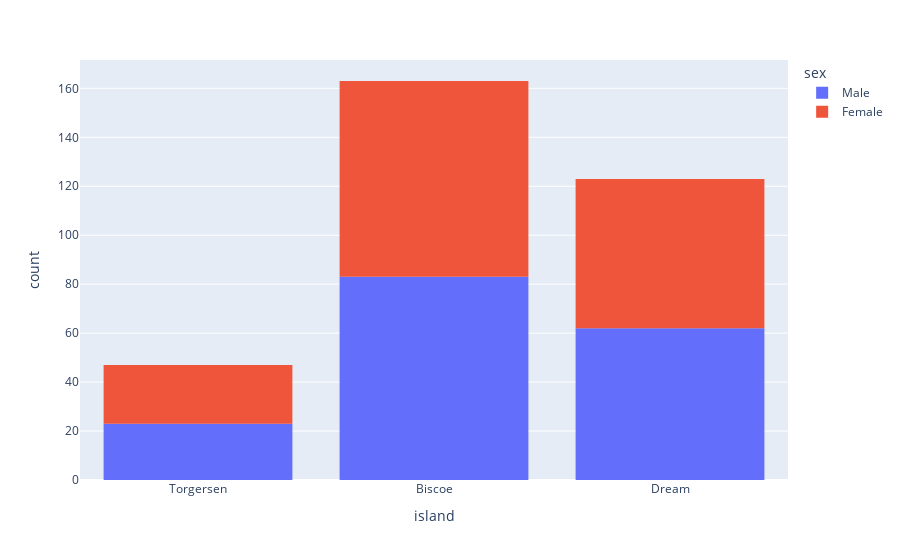

Here is the notebook cell this chart was saved with:
### Code cell
# visualizando com o histogram - bar
px.histogram(data_frame=peng, x='island', color='sex')

### Figure 1 — Plotly figure (JSON) as saved in the notebook; plotly's stock layout.template omitted (floating-point values rounded to 4 significant figures; data arrays with more than 128 entries replaced by an {"elided": "..."} marker saying what was removed)
{"data": [{"alignmentgroup": "True", "bingroup": "x", "hovertemplate": "sex=Male<br>island=%{x}<br>count=%{y}<extra></extra>", "legendgroup": "Male", "marker": {"color": "#636efa", "pattern": {"shape": ""}}, "name": "Male", "offsetgroup": "Male", "orientation": "v", "showlegend": true, "type": "histogram", "x": {"elided": "168 str values"}, "xaxis": "x", "yaxis": "y"}, {"alignmentgroup": "True", "bingroup": "x", "hovertemplate": "sex=Female<br>island=%{x}<br>count=%{y}<extra></extra>", "legendgroup": "Female", "marker": {"color": "#EF553B", "pattern": {"shape": ""}}, "name": "Female", "offsetgroup": "Female", "orientation": "v", "showlegend": true, "type": "histogram", "x": {"elided": "165 str values"}, "xaxis": "x", "yaxis": "y"}], "layout": {"barmode": "relative", "legend": {"title": {"text": "sex"}, "tracegroupgap": 0}, "margin": {"t": 60}, "xaxis": {"anchor": "y", "domain": [0, 1], "title": {"text": "island"}}, "yaxis": {"anchor": "x", "domain": [0, 1], "title": {"text": "count"}}}}
